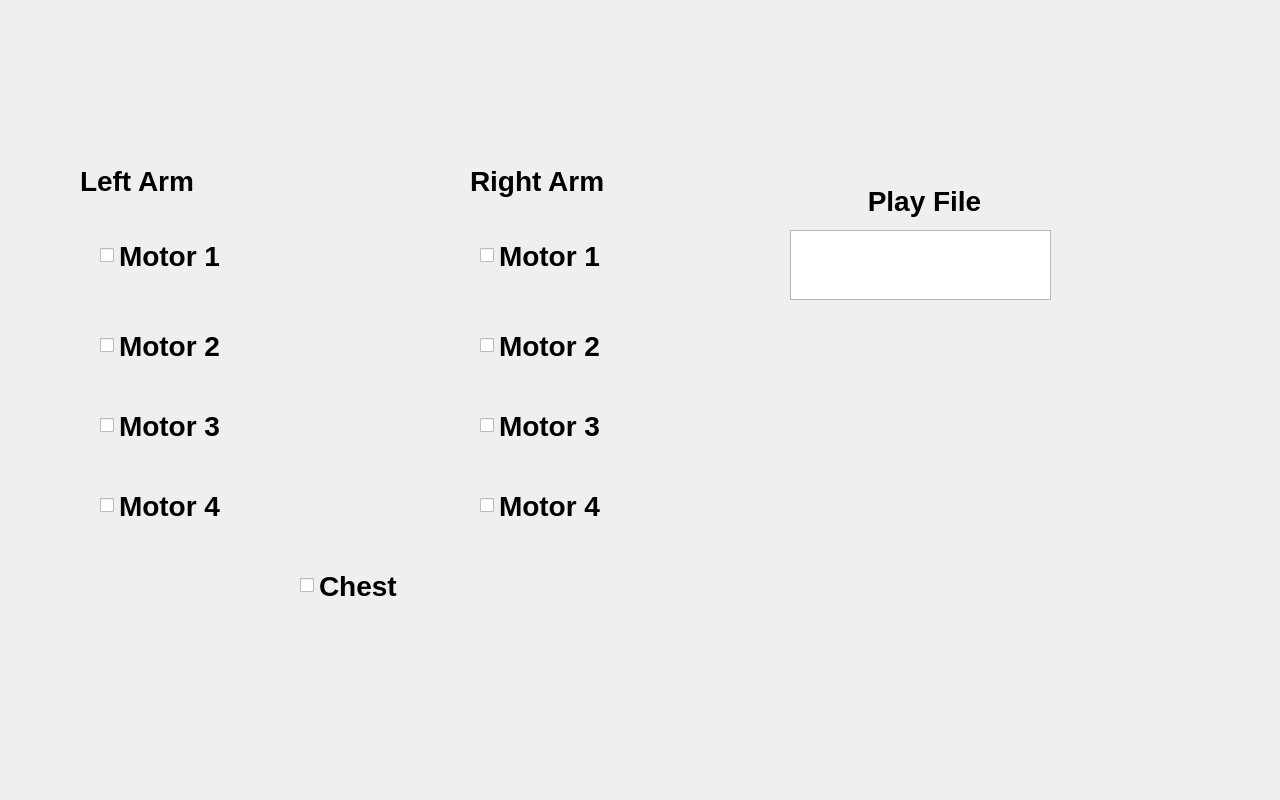
<?xml version="1.0" encoding="UTF-8"?>
<ui version="4.0">
 <class>Form</class>
 <widget class="QWidget" name="Form">
  <property name="geometry">
   <rect>
    <x>0</x>
    <y>0</y>
    <width>1280</width>
    <height>800</height>
   </rect>
  </property>
  <property name="minimumSize">
   <size>
    <width>1280</width>
    <height>800</height>
   </size>
  </property>
  <property name="maximumSize">
   <size>
    <width>1280</width>
    <height>800</height>
   </size>
  </property>
  <property name="windowTitle">
   <string>Form</string>
  </property>
  <widget class="QLabel" name="background">
   <property name="geometry">
    <rect>
     <x>0</x>
     <y>0</y>
     <width>1280</width>
     <height>800</height>
    </rect>
   </property>
   <property name="minimumSize">
    <size>
     <width>1280</width>
     <height>800</height>
    </size>
   </property>
   <property name="maximumSize">
    <size>
     <width>1280</width>
     <height>800</height>
    </size>
   </property>
   <property name="font">
    <font>
     <weight>75</weight>
     <bold>true</bold>
    </font>
   </property>
   <property name="text">
    <string/>
   </property>
   <property name="pixmap">
    <pixmap>../data/background2.jpg</pixmap>
   </property>
  </widget>
  <widget class="QPushButton" name="play_button">
   <property name="geometry">
    <rect>
     <x>810</x>
     <y>320</y>
     <width>201</width>
     <height>81</height>
    </rect>
   </property>
   <property name="text">
    <string/>
   </property>
   <property name="icon">
    <iconset>
     <normaloff>../data/play.png</normaloff>../data/play.png</iconset>
   </property>
   <property name="iconSize">
    <size>
     <width>200</width>
     <height>80</height>
    </size>
   </property>
   <property name="flat">
    <bool>true</bool>
   </property>
  </widget>
  <widget class="QPushButton" name="save_button">
   <property name="geometry">
    <rect>
     <x>810</x>
     <y>430</y>
     <width>211</width>
     <height>81</height>
    </rect>
   </property>
   <property name="text">
    <string/>
   </property>
   <property name="icon">
    <iconset>
     <normaloff>../data/save.png</normaloff>../data/save.png</iconset>
   </property>
   <property name="iconSize">
    <size>
     <width>200</width>
     <height>80</height>
    </size>
   </property>
   <property name="flat">
    <bool>true</bool>
   </property>
  </widget>
  <widget class="QTextEdit" name="filename">
   <property name="geometry">
    <rect>
     <x>790</x>
     <y>230</y>
     <width>261</width>
     <height>70</height>
    </rect>
   </property>
  </widget>
  <widget class="QLabel" name="label">
   <property name="geometry">
    <rect>
     <x>860</x>
     <y>180</y>
     <width>121</width>
     <height>41</height>
    </rect>
   </property>
   <property name="font">
    <font>
     <pointsize>21</pointsize>
     <weight>75</weight>
     <bold>true</bold>
    </font>
   </property>
   <property name="text">
    <string> Play File</string>
   </property>
  </widget>
  <widget class="QCheckBox" name="Right_1">
   <property name="geometry">
    <rect>
     <x>480</x>
     <y>230</y>
     <width>191</width>
     <height>51</height>
    </rect>
   </property>
   <property name="font">
    <font>
     <pointsize>21</pointsize>
     <weight>75</weight>
     <bold>true</bold>
    </font>
   </property>
   <property name="text">
    <string>Motor 1</string>
   </property>
   <property name="iconSize">
    <size>
     <width>30</width>
     <height>30</height>
    </size>
   </property>
  </widget>
  <widget class="QCheckBox" name="Right_2">
   <property name="geometry">
    <rect>
     <x>480</x>
     <y>320</y>
     <width>191</width>
     <height>51</height>
    </rect>
   </property>
   <property name="font">
    <font>
     <pointsize>21</pointsize>
     <weight>75</weight>
     <bold>true</bold>
    </font>
   </property>
   <property name="text">
    <string>Motor 2</string>
   </property>
   <property name="iconSize">
    <size>
     <width>30</width>
     <height>30</height>
    </size>
   </property>
  </widget>
  <widget class="QCheckBox" name="Right_3">
   <property name="geometry">
    <rect>
     <x>480</x>
     <y>400</y>
     <width>191</width>
     <height>51</height>
    </rect>
   </property>
   <property name="font">
    <font>
     <pointsize>21</pointsize>
     <weight>75</weight>
     <bold>true</bold>
    </font>
   </property>
   <property name="text">
    <string>Motor 3</string>
   </property>
   <property name="iconSize">
    <size>
     <width>30</width>
     <height>30</height>
    </size>
   </property>
  </widget>
  <widget class="QCheckBox" name="Left_1">
   <property name="geometry">
    <rect>
     <x>100</x>
     <y>230</y>
     <width>191</width>
     <height>51</height>
    </rect>
   </property>
   <property name="font">
    <font>
     <pointsize>21</pointsize>
     <weight>75</weight>
     <bold>true</bold>
    </font>
   </property>
   <property name="text">
    <string>Motor 1</string>
   </property>
   <property name="iconSize">
    <size>
     <width>30</width>
     <height>30</height>
    </size>
   </property>
  </widget>
  <widget class="QCheckBox" name="Left_2">
   <property name="geometry">
    <rect>
     <x>100</x>
     <y>320</y>
     <width>191</width>
     <height>51</height>
    </rect>
   </property>
   <property name="font">
    <font>
     <pointsize>21</pointsize>
     <weight>75</weight>
     <bold>true</bold>
    </font>
   </property>
   <property name="text">
    <string>Motor 2</string>
   </property>
   <property name="iconSize">
    <size>
     <width>30</width>
     <height>30</height>
    </size>
   </property>
  </widget>
  <widget class="QCheckBox" name="Left_3">
   <property name="geometry">
    <rect>
     <x>100</x>
     <y>400</y>
     <width>191</width>
     <height>51</height>
    </rect>
   </property>
   <property name="font">
    <font>
     <pointsize>21</pointsize>
     <weight>75</weight>
     <bold>true</bold>
    </font>
   </property>
   <property name="text">
    <string>Motor 3</string>
   </property>
   <property name="iconSize">
    <size>
     <width>30</width>
     <height>30</height>
    </size>
   </property>
  </widget>
  <widget class="QCheckBox" name="Chest">
   <property name="geometry">
    <rect>
     <x>300</x>
     <y>560</y>
     <width>191</width>
     <height>51</height>
    </rect>
   </property>
   <property name="font">
    <font>
     <pointsize>21</pointsize>
     <weight>75</weight>
     <bold>true</bold>
    </font>
   </property>
   <property name="text">
    <string>Chest</string>
   </property>
   <property name="iconSize">
    <size>
     <width>30</width>
     <height>30</height>
    </size>
   </property>
  </widget>
  <widget class="QLabel" name="label_2">
   <property name="geometry">
    <rect>
     <x>80</x>
     <y>140</y>
     <width>241</width>
     <height>81</height>
    </rect>
   </property>
   <property name="font">
    <font>
     <pointsize>21</pointsize>
     <weight>75</weight>
     <bold>true</bold>
    </font>
   </property>
   <property name="text">
    <string>Left Arm</string>
   </property>
  </widget>
  <widget class="QLabel" name="label_3">
   <property name="geometry">
    <rect>
     <x>470</x>
     <y>140</y>
     <width>141</width>
     <height>81</height>
    </rect>
   </property>
   <property name="font">
    <font>
     <pointsize>21</pointsize>
     <weight>75</weight>
     <bold>true</bold>
    </font>
   </property>
   <property name="text">
    <string>Right Arm</string>
   </property>
  </widget>
  <widget class="QCheckBox" name="Left_4">
   <property name="geometry">
    <rect>
     <x>100</x>
     <y>480</y>
     <width>191</width>
     <height>51</height>
    </rect>
   </property>
   <property name="font">
    <font>
     <pointsize>21</pointsize>
     <weight>75</weight>
     <bold>true</bold>
    </font>
   </property>
   <property name="text">
    <string>Motor 4</string>
   </property>
   <property name="iconSize">
    <size>
     <width>30</width>
     <height>30</height>
    </size>
   </property>
  </widget>
  <widget class="QCheckBox" name="Right_4">
   <property name="geometry">
    <rect>
     <x>480</x>
     <y>480</y>
     <width>191</width>
     <height>51</height>
    </rect>
   </property>
   <property name="font">
    <font>
     <pointsize>21</pointsize>
     <weight>75</weight>
     <bold>true</bold>
    </font>
   </property>
   <property name="text">
    <string>Motor 4</string>
   </property>
   <property name="iconSize">
    <size>
     <width>30</width>
     <height>30</height>
    </size>
   </property>
  </widget>
 </widget>
 <resources/>
 <connections/>
</ui>
